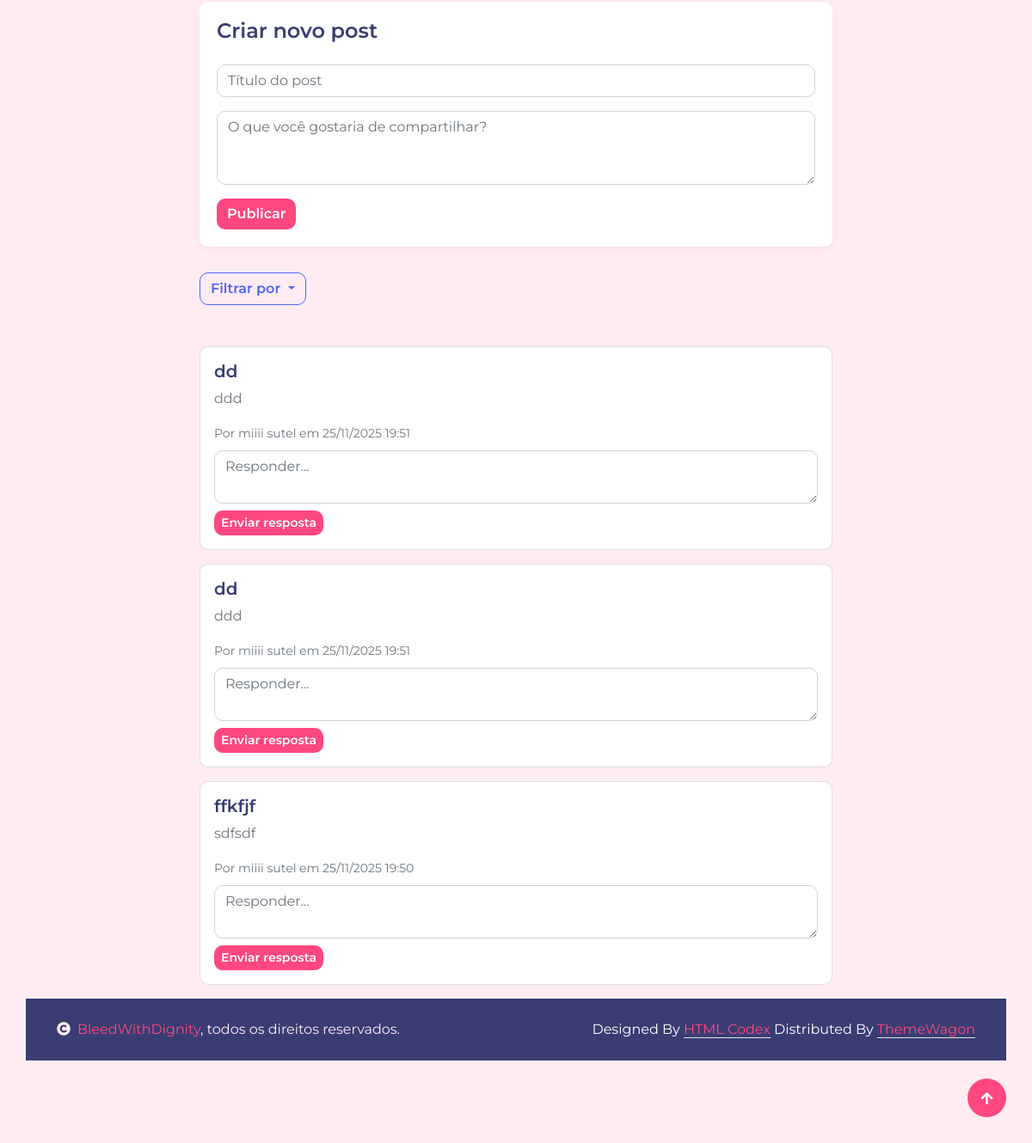
The page /forum/forumlogado.php (lower part) on the database as committed earlier.
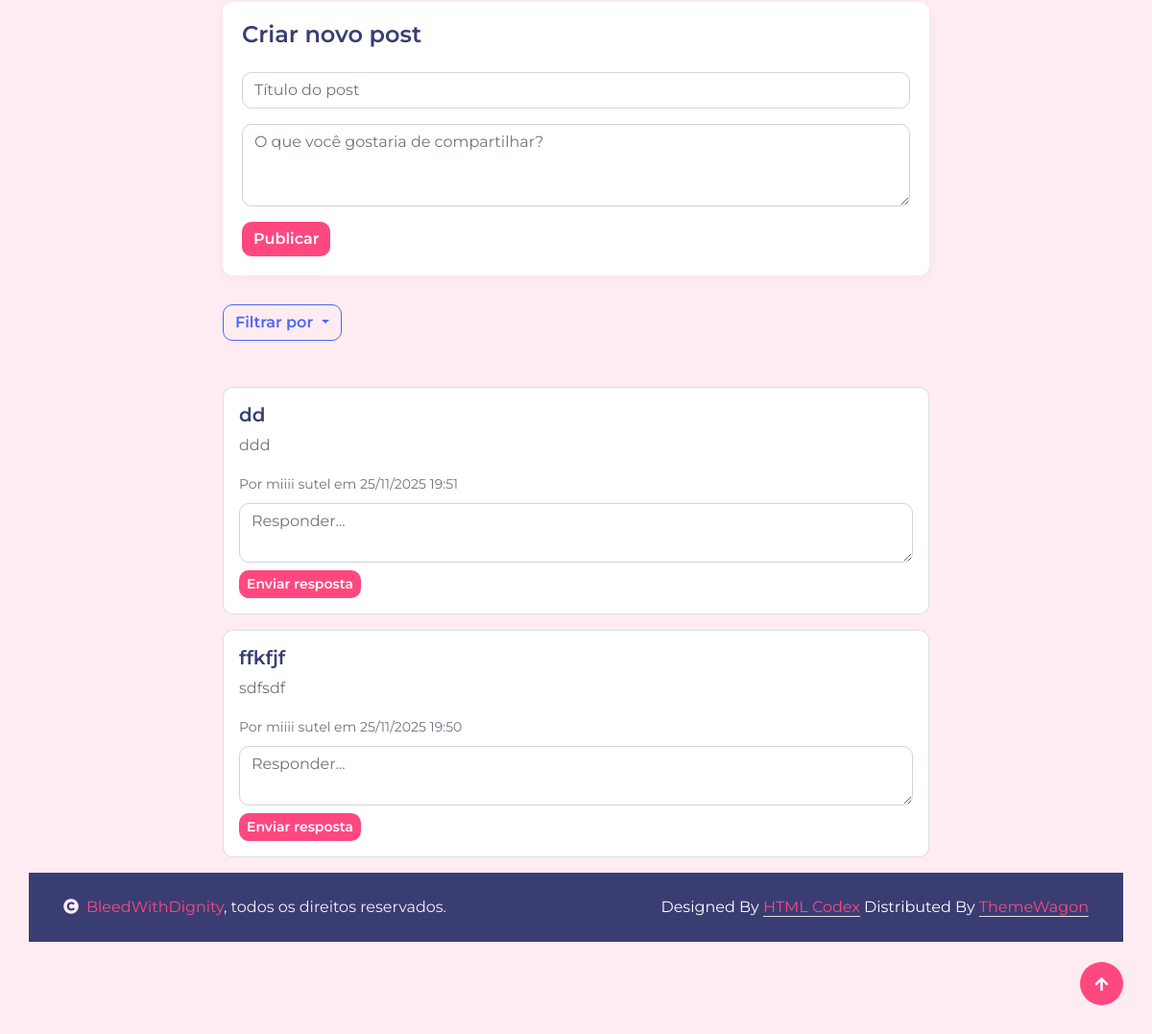
The same page on the database as committed later.
### tables this page shows
CREATE TABLE `forum_posts` (
  `id` int NOT NULL,
  `autor_id` int NOT NULL,
  `titulo` varchar(255) NOT NULL,
  `conteudo` text NOT NULL,
  `data_postagem` datetime DEFAULT CURRENT_TIMESTAMP
);

CREATE TABLE `users` (
  `user_id` int NOT NULL,
  `nome` varchar(100) NOT NULL,
  `email` varchar(255) NOT NULL,
  `email_confirmado` tinyint(1) DEFAULT '0',
  `Data_Nascimento` date DEFAULT NULL,
  `senha` varchar(100) NOT NULL,
  `tipo` enum('admin','user') NOT NULL,
  `foto_perfil` varchar(255) DEFAULT NULL
);

### forum/forumlogado.php (the view, shortened to what this page needs)
<?php
require("../include/conexao.php");
?>
<!DOCTYPE html>
<html lang="pt-br">
<head>
     <?php
   require("../include/referenciashead.php");
   ?>
</head>
<body>
    <div class="container-fluid py-5 bg-light">
        <div class="container py-5">
            <div class="row">
                <div class="col-lg-8 mx-auto">
                    <div id="new-post-form" class="wow fadeIn" data-wow-delay="0.1s">
                        <h4 class="mb-4">Criar novo post</h4>
                        <form id="post-form" action="process_post.php" method="POST">
    <div class="mb-3">
        <input type="text" class="form-control" name="titulo" placeholder="Título do post" required>
    </div>
    <div class="mb-3">
        <textarea class="form-control" name="conteudo" rows="3" placeholder="O que você gostaria de compartilhar?" required></textarea>
    </div>
    <button type="submit" class="btn btn-primary">Publicar</button>
</form>
                    </div>
                            <div class="dropdown">
                            <button class="btn btn-outline-secondary dropdown-toggle" type="button" id="filterDropdown" data-bs-toggle="dropdown" aria-expanded="false">
                                Filtrar por
                            </button>
                            </div>
<div class="mt-5">
<div class="mt-5">
<?php
$filter = $_GET['filter'] ?? 'recentes';
if ($filter === 'populares') {
    $sql = "SELECT p.*, u.nome AS autor, COUNT(r.id) AS total_respostas
            FROM forum_posts p
            JOIN users u ON p.autor_id = u.user_id
            LEFT JOIN forum_respostas r ON p.id = r.post_id
            GROUP BY p.id
            ORDER BY total_respostas DESC";
} else {
    $sql = "SELECT p.*, u.nome AS autor
            FROM forum_posts p
            JOIN users u ON p.autor_id = u.user_id
            ORDER BY p.data_postagem DESC";
}
$posts = $mysqli->query($sql);
if (!$posts) {
    echo "Erro na consulta de posts: " . $mysqli->error;
} elseif ($posts->num_rows > 0) {
    while ($row = $posts->fetch_assoc()) {
        $dataUTC = new DateTime($row['data_postagem'], new DateTimeZone('UTC'));
         $dataUTC->setTimezone(new DateTimeZone('America/Sao_Paulo'));
        $dataFormatada = $dataUTC->format('d/m/Y H:i');
        echo "<div class='card mb-3'>
                <div class='card-body'>
                    <h5>" . htmlspecialchars($row['titulo']) . "</h5>
                    <p>" . nl2br(htmlspecialchars($row['conteudo'])) . "</p>
                    <small class='text-muted'>Por " . htmlspecialchars($row['autor']) . " em {$dataFormatada}</small>";
        echo "<form action='process_resposta.php' method='POST' class='mt-2'>
                <input type='hidden' name='post_id' value='{$row['id']}'>
                <textarea name='conteudo' class='form-control mb-2' rows='2' placeholder='Responder...' required></textarea>
                <button type='submit' class='btn btn-primary btn-sm'>Enviar resposta</button>
              </form>
            </div>
          </div>";
    }
} else {
    echo "<p>Nenhum post encontrado.</p>";
}
?>
</div>
</div>
</div>
     <?php
      require("../include/copyright.php");
 require("../include/bibliotecajava.php");
   ?>
</body>
</html>

Rows that differ between the two databases and show on the page:
removed forum_posts: titulo "dd", conteudo "ddd", autor.nome "miiii sutel", data_postagem "25/11/2025 19:51"
